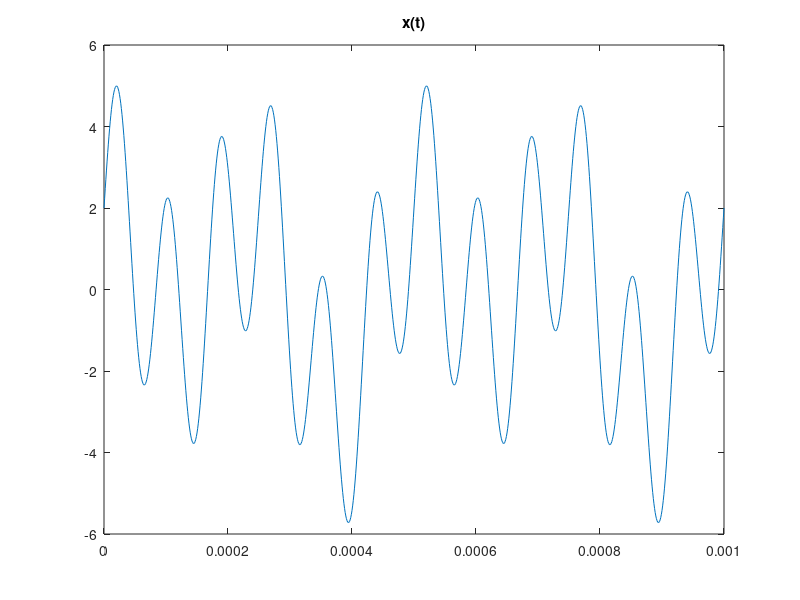
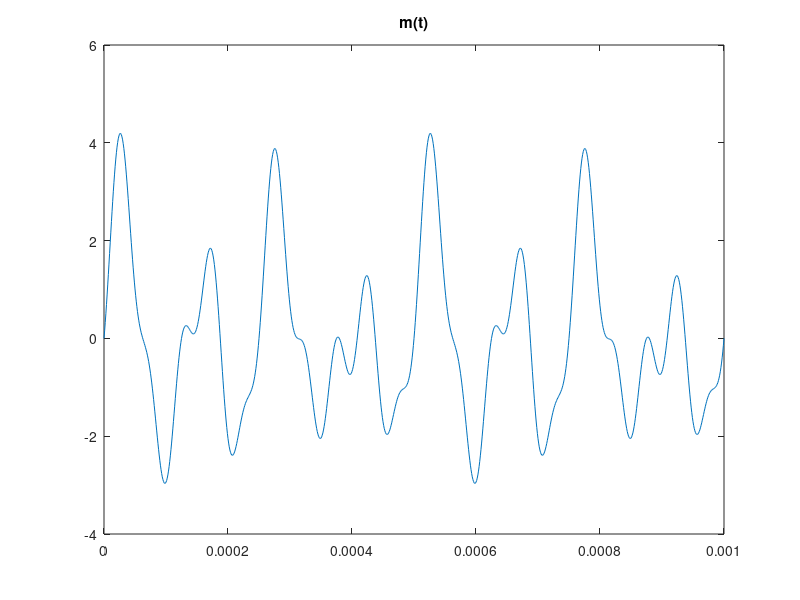
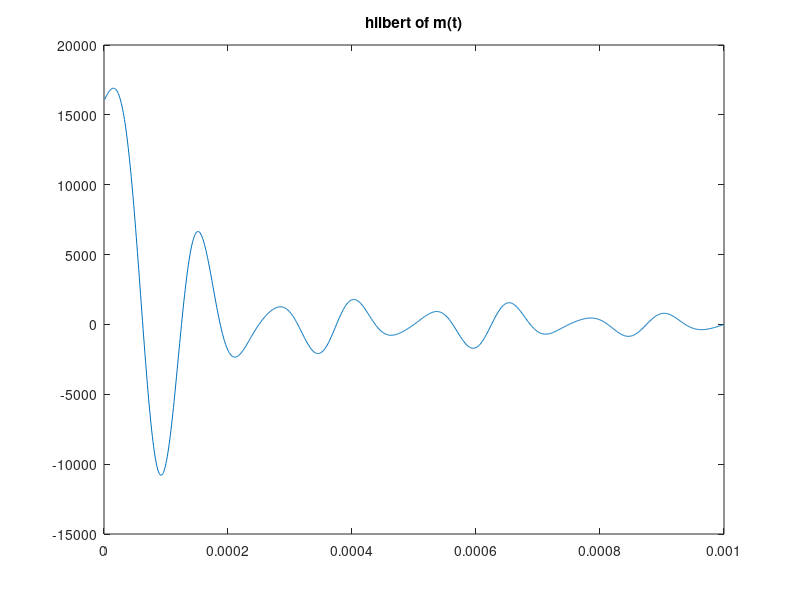

The MATLAB script that drew these images, in order: (Note: this script raises an error after producing the figures.)
%% part 1
clear
clc
t = 0:0.000001:0.001;
f1 = 2000;
f2 = 4000;
f3 = 8000;
x = sin(2*pi*f1*t) + 2*cos(2*pi*f2*t) + 3*sin(3*pi*f3*t);
m = (2 + 0.5.*x).*sin(2*pi*f3*t);
m_hilb = (2./(pi*t)).*sin(2*pi*f3*t) - (1./(4*pi*t)).*(cos(2*pi*t*(f1+f3)) - cos(2*pi*t*(f1-f3))) - (1./(2*pi*t)).*(sin(2*pi*t*(f2+f3)) - sin(2*pi*t*(f2-f3))) - (3./(4*pi*t)).*(cos(5*pi*t) - cos(pi*t));
plot(t,x);
title("x(t)");
figure(2)
%m = cos(2*pi*f1*t);
plot(t,m);
title("m(t)");
figure(3)
plot(t,m_hilb);
title("hilbert of m(t)");
%% part 2
d = designfilt('hilbertfir', 'FilterOrder', 30, 'TransitionWidth', 0.1); % hilbert filter design
hilbert_m = filter(d,m);
figure(4)
plot(t,hilbert_m);
title("hilbert of m(t)");
%% part 3
ma = m + 1i*hilbert_m;
figure(4)
subplot(3,1,1);
plot(t,abs(ma));
title("Re ma(t)");
subplot(3,1,2);
plot(t,imag(ma));
title("Im ma(t)");
subplot(3,1,3);
plot(t,m);
title("m(t)");
%% part 4
M = fft(m);
M = fftshift(M);
N = length(M);
f = [-N/2:N/2-1];
figure(5)
subplot(2,1,1);
plot(f,abs(M));
title("Re M(f)");
grid on
subplot(2,1,2);
plot(f,imag(M));
title("Im M(f)");
grid on
%% part 5
MH = fft(hilbert_m);
MH = fftshift(MH);
N = length(MH);
f = [-N/2:N/2-1];
figure(6)
plot(f,abs(MH));
title("Re hilbert of M(f)");
grid on
figure(7)
plot(f,imag(MH));
title("Im hilbert of M(f)");
grid on

MA = fft(ma);
MA = fftshift(MA);
N = length(MA);
f = [-N/2:N/2-1];
figure(8)
plot(f,abs(MA));
title("Re MA(f)");
grid on
figure(9)
plot(f,imag(MA));
title("Im MA(f)");
grid on